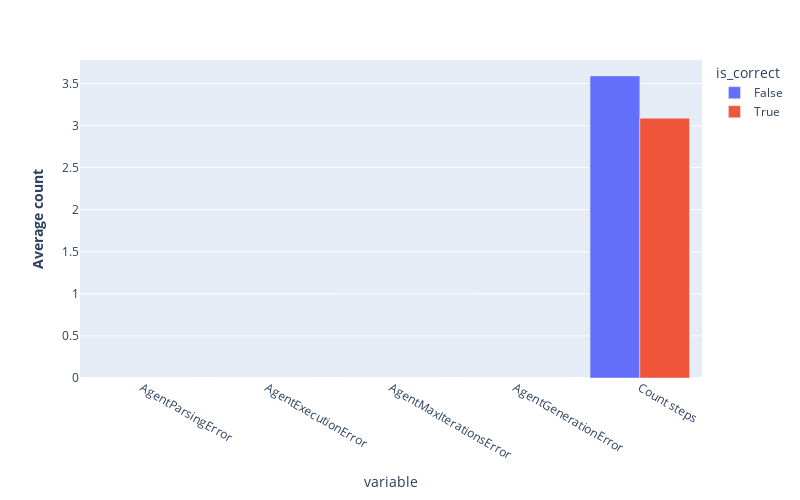

Write notebook code for a chart like this one.
### Code cell
import plotly.express as px


aggregate_errors = (
    sel_df.groupby(["is_correct"])[error_types + ["Count steps"]].mean().reset_index().melt(id_vars=["is_correct"])
)

fig = px.bar(
    aggregate_errors,
    y="value",
    x="variable",
    color="is_correct",
    labels={
        "agent_name": "<b>Model</b>",
        "task": "<b>Level</b>",
        "aggregate_score": "<b>Performance</b>",
        "value": "<b>Average count</b>",
        "eval_score_GPT4": "<b>Score</b>",
    },
)
fig.update_layout(
    height=500,
    width=800,
    barmode="group",
    bargroupgap=0.0,
)
fig.update_traces(textposition="outside")
fig.write_image("aggregate_errors.png", scale=3)
fig.show()

### Figure 1 — Plotly figure (JSON) as saved in the notebook; plotly's stock layout.template omitted (floating-point values rounded to 4 significant figures)
{"data": [{"hovertemplate": "is_correct=False<br>variable=%{x}<br><b>Average count</b>=%{y}<extra></extra>", "legendgroup": "False", "marker": {"color": "#636efa", "pattern": {"shape": ""}}, "name": "False", "orientation": "v", "showlegend": true, "textposition": "outside", "type": "bar", "x": ["AgentParsingError", "AgentExecutionError", "AgentMaxIterationsError", "AgentGenerationError", "Count steps"], "xaxis": "x", "y": [0.0, 0.0, 0.0, 0.0, 3.59], "yaxis": "y"}, {"hovertemplate": "is_correct=True<br>variable=%{x}<br><b>Average count</b>=%{y}<extra></extra>", "legendgroup": "True", "marker": {"color": "#EF553B", "pattern": {"shape": ""}}, "name": "True", "orientation": "v", "showlegend": true, "textposition": "outside", "type": "bar", "x": ["AgentParsingError", "AgentExecutionError", "AgentMaxIterationsError", "AgentGenerationError", "Count steps"], "xaxis": "x", "y": [0.0, 0.0, 0.0, 0.0, 3.087], "yaxis": "y"}], "layout": {"bargroupgap": 0, "barmode": "group", "height": 500, "legend": {"title": {"text": "is_correct"}, "tracegroupgap": 0}, "margin": {"t": 60}, "width": 800, "xaxis": {"anchor": "y", "domain": [0, 1], "title": {"text": "variable"}}, "yaxis": {"anchor": "x", "domain": [0, 1], "title": {"text": "<b>Average count</b>"}}}}
